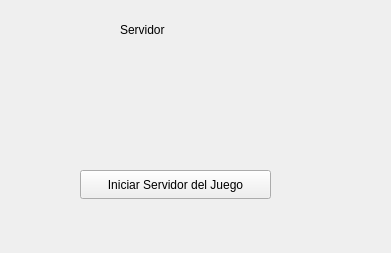
<?xml version="1.0" encoding="UTF-8"?>
<ui version="4.0">
 <class>ServidorGame</class>
 <widget class="QWidget" name="ServidorGame">
  <property name="geometry">
   <rect>
    <x>0</x>
    <y>0</y>
    <width>391</width>
    <height>253</height>
   </rect>
  </property>
  <property name="windowTitle">
   <string>ServidorGame</string>
  </property>
  <widget class="QLabel" name="label">
   <property name="geometry">
    <rect>
     <x>120</x>
     <y>20</y>
     <width>63</width>
     <height>20</height>
    </rect>
   </property>
   <property name="text">
    <string>Servidor</string>
   </property>
  </widget>
  <widget class="QPushButton" name="start">
   <property name="geometry">
    <rect>
     <x>80</x>
     <y>170</y>
     <width>191</width>
     <height>29</height>
    </rect>
   </property>
   <property name="text">
    <string>Iniciar Servidor del Juego</string>
   </property>
  </widget>
 </widget>
 <resources/>
 <connections/>
</ui>
